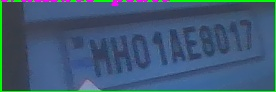
#> input picture plates/scaned_img_1.jpg, 276 x 92 px, found by its file name
$ jupyter execute plate_det.ipynb
#> lines starting #> are read from the running program, lines starting #| are printed output that depends on the picture
[cell 1]
import cv2
import pytesseract

# Path to the Tesseract executable
pytesseract.pytesseract.tesseract_cmd = "C:\\Users\\Dell\\AppData\\Local\\Programs\\Tesseract-OCR"

def detect_and_recognize_license_plate(image_path):
    # Load the image
#> called with image_path = 'E:\\number plate\\plates\\scaned_img_1.jpg'
    img = cv2.imread(image_path)
#> img is the input picture: shape (92, 276, 3); mean B, G, R 115.7, 89.5, 62.6

    # Convert the image to grayscale
    gray = cv2.cvtColor(img, cv2.COLOR_BGR2GRAY)
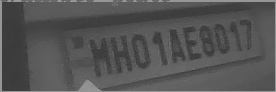
#> gray: shape (92, 276); min 44, max 159, mean 84.4

    # Apply Gaussian blur to reduce noise
    gray = cv2.GaussianBlur(gray, (5, 5), 0)
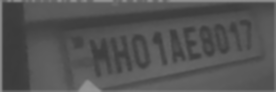
#> gray: shape (92, 276); min 59, max 150, mean 84.1

    # Perform license plate detection using a pre-trained Haar cascade classifier
    plate_cascade = cv2.CascadeClassifier(cv2.data.haarcascades + 'haarcascade_russian_plate_number.xml')
    plates = plate_cascade.detectMultiScale(gray, 1.1, 4)
#> plates = ()

    # Iterate over detected license plates
    for (x, y, w, h) in plates:
        # Crop the detected license plate region
        plate_img = img[y:y+h, x:x+w]

        # Perform OCR on the cropped license plate image
        plate_text = pytesseract.image_to_string(plate_img, config='--psm 6')

        # Print the detected license plate text
        print("Detected license plate number:", plate_text)

        # Draw a rectangle around the detected license plate
        cv2.rectangle(img, (x, y), (x + w, y + h), (0, 255, 0), 2)

        # Write the license plate text on the image
        cv2.putText(img, plate_text, (x, y - 10), cv2.FONT_HERSHEY_SIMPLEX, 0.7, (0, 255, 0), 2)
#> this loop made 0 passes

    # Display the result
    cv2.imshow("Detected License Plates", img)
    cv2.waitKey(0)
    cv2.destroyAllWindows()

# Example usage:
image_path = "E:\\number plate\\plates\\scaned_img_1.jpg"
detect_and_recognize_license_plate(image_path)

$ run again, with plates/scaned_img_0.jpg copied over plates/scaned_img_1.jpg
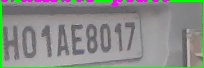
#> input picture plates/scaned_img_0.jpg, 204 x 68 px, found by its file name
#> in detect_and_recognize_license_plate, img is the input picture: shape (68, 204, 3); mean B, G, R 135.3, 141.1, 136.6
#> in detect_and_recognize_license_plate, `gray = cv2.cvtColor(img, cv2.COLOR_BGR2GRAY)`:
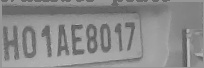
#> gray: shape (68, 204); min 78, max 189, mean 139.1
#> plates = [[7, 1, 181, 61]]
#> the loop in detect_and_recognize_license_plate, `for (x, y, w, h) in plates:` made 1 pass
#> pass 1, in detect_and_recognize_license_plate, `plate_img = img[y:y+h, x:x+w]`:
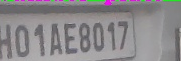
#> plate_img: shape (61, 181, 3); mean B, G, R 139.4, 137, 140
